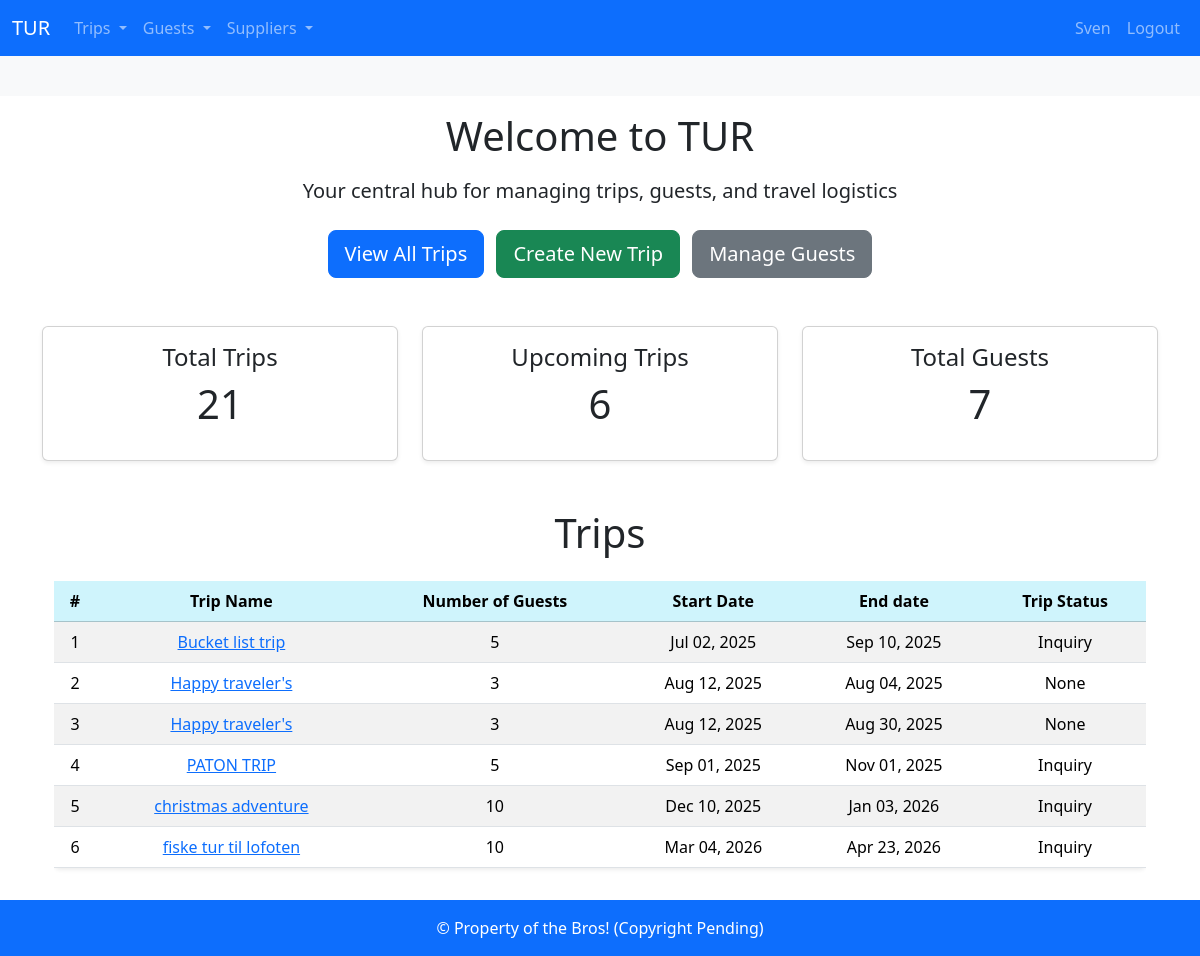
Page / (signed in) on the earlier database version.
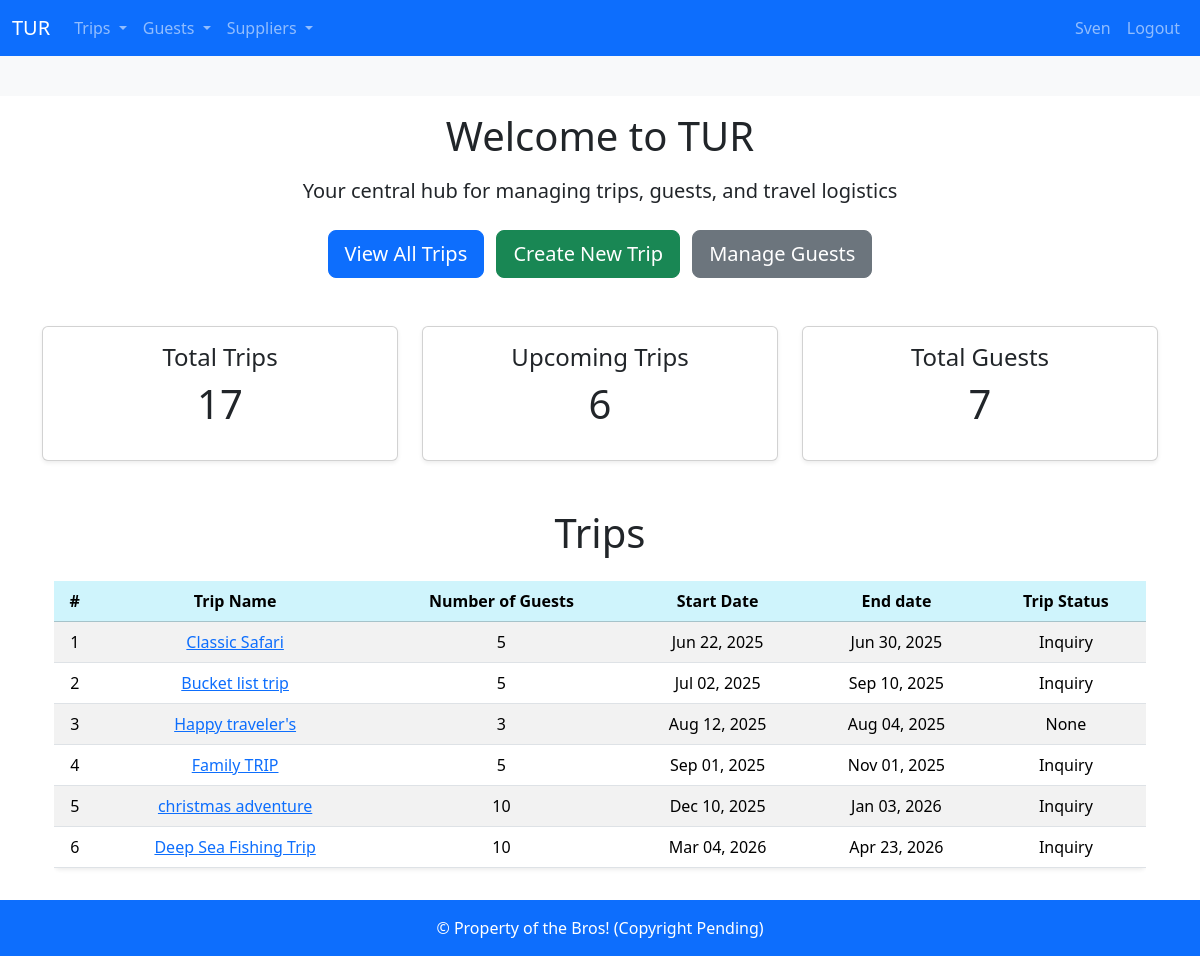
Same page on the later database version.
### booking_system/models.py (models this page shows, shortened)
class Trip(models.Model):
    name = models.CharField(max_length=64)
    number_of_guests = models.IntegerField()
    guests = models.ManyToManyField(Guest, related_name="trips", blank=True)
    start_date = models.DateField()
    end_date = models.DateField()
    generated = models.ForeignKey(Generated, on_delete=models.SET_NULL, blank=True, null=True)
    agent = models.ForeignKey(Agent, on_delete=models.SET_NULL, blank=True, null=True)
    payment_status = models.ForeignKey(PaymentStatus, on_delete=models.PROTECT, blank=True, null=True)
    trip_status = models.ForeignKey(TripStatus, on_delete=models.PROTECT, blank=True, null=True)
    no_consultant = models.ForeignKey(
        Consultant, on_delete=models.PROTECT, null=True, blank=True, related_name="no_consultant_trips", verbose_name='Norwegian consultant')
    sa_consultant = models.ForeignKey(
        Consultant, on_delete=models.PROTECT, null=True, blank=True, related_name="sa_consultant_trips", verbose_name='South African consultant')
    note = models.TextField(blank=True, null=True)
    class Meta:
        ordering = ["start_date"]

class TripStatus(models.Model):
    title = models.CharField(max_length=255, unique=True)
    description = models.CharField(max_length=255, blank= True, null=True)
    class Meta:
        verbose_name_plural = "TripStatuses"
    def __str__(self):
        return self.title

### booking_system/views.py (the view)
# urls.py: 2. Add a URL to urlpatterns:  path('', views.home, name='home')
def home(request):
    total_trips = Trip.objects.count()
    trips = Trip.objects.filter(start_date__gte=timezone.now().date())[:10]
    upcoming_trips = trips.count()
    total_guests = Guest.objects.count()
    context = {
        'trips':trips,
        'total_trips': total_trips,
        'upcoming_trips': upcoming_trips,
        'total_guests': total_guests,
    }
    return render(request, 'home.html', context)

### booking_system/templates/home.html (shortened to what this page needs)
{%extends "base.html" %}
{% load static %}
{%block body %}
<figure class="text-center">
<figure class="text-center">
    <h1>Welcome to TUR </h1>
    <p class="lead mt-3">Your central hub for managing trips, guests, and travel logistics</p>
</figure>
{% if user.is_authenticated %}
  <div class="text-center mt-4 mb-5">
    <a href="{% url 'trips_overview' %}" class="btn btn-primary btn-lg me-2">View All Trips</a>
    <a href="{% url 'create_trip' %}" class="btn btn-success btn-lg me-2">Create New Trip</a>
    <a href="{% url 'guest_overview' %}" class="btn btn-secondary btn-lg">Manage Guests</a>
  </div>
  <div class="row text-center mt-5">
    <div class="col-md-4">
      <div class="card shadow-sm p-3">
        <h4>Total Trips</h4>
        <p class="display-6">{{ total_trips }}</p>
      </div>
    </div>
    <div class="col-md-4">
      <div class="card shadow-sm p-3">
        <h4>Upcoming Trips</h4>
        <p class="display-6">{{ upcoming_trips }}</p>
      </div>
    </div>
    <div class="col-md-4">
      <div class="card shadow-sm p-3">
        <h4>Total Guests</h4>
        <p class="display-6">{{ total_guests }}</p>
      </div>
    </div>
  </div>
  {% include "booking_system/partials/trip_list.html" %}
  {% else %}
  <p class="lead mt-3">Please login</p>
  <img src="{% static '/home_screen.png' %}" class="img-fluid" style="max-width:40vw;">
  {% endif %}
{%endblock body%}

### booking_system/templates/booking_system/partials/trip_list.html
<div class="container mt-5">
    <h1 class="mb-4"> Trips</h1>
    <div class="table-responsive">
        <table class="table table-striped table-hover shadow-sm rounded">
            <thead class="table-info">
                <tr>
                    <th>#</th>
                    <th>Trip Name</th>
                    <th>Number of Guests</th>
                    <th>Start Date</th>
                    <th>End date</th>
                    <th>Trip Status</th>
                </tr>
            </thead>
            <tbody>
                {% for trip in trips %}
                <tr class="position-relative">
                    <td>{{ forloop.counter }}</td>
                    <td>
                    <a href="{% url 'view_trip' trip.id %}">{{ trip.name }}</a>
                    </td>
                    <td>{{ trip.number_of_guests }}</td>
                    <td>{{ trip.start_date|date:"M d, Y" }}</td>
                    <td>{{ trip.end_date|date:"M d, Y" }}</td>
                    <td>{{ trip.trip_status}}</td>
                </tr>
                {% empty %}
                <tr>
                    <td colspan="5" class="text-center">No trips found.</td>
                </tr>
                {% endfor %}
            </tbody>
        </table>
    </div>
</div>

Differences in the rows shown:
removed Trip: name "Happy traveler's", number_of_guests "3", start_date "Aug 12, 2025", end_date "Aug 30, 2025", trip_status "None"
added Trip: name "Classic Safari", number_of_guests "5", start_date "Jun 22, 2025", end_date "Jun 30, 2025", trip_status "Inquiry"
changed Trip: name "PATON TRIP" → "Family TRIP"
changed Trip: name "fiske tur til lofoten" → "Deep Sea Fishing Trip"
Other differences:
{{ total_trips }}: "21" → "17"
